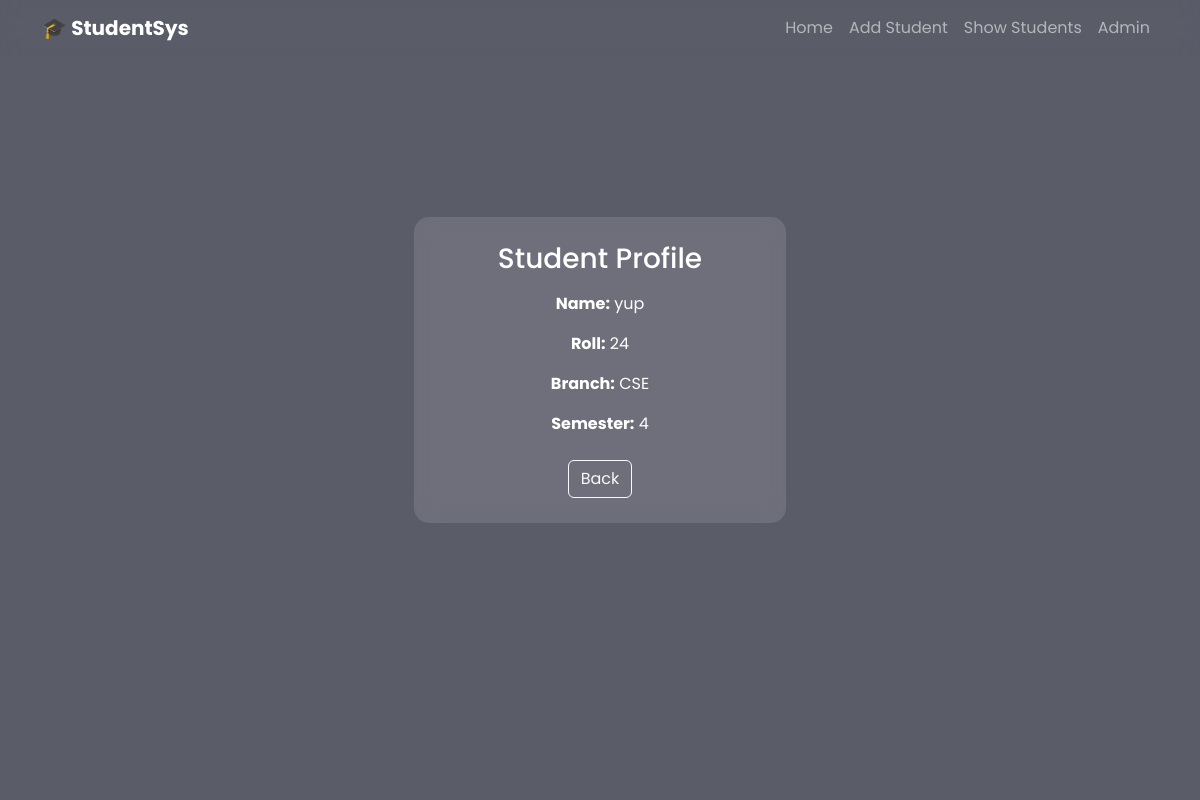
The app's page /student/3/ with its own data.
### hello/models.py (models this page shows, shortened)
class Student(models.Model):
    name = models.CharField(max_length=100)
    roll_number = models.CharField(max_length=20, unique=True)
    branch = models.CharField(max_length=100)
    semester = models.IntegerField()

### hello/views.py (the view)
# urls.py: path('student/<int:id>/', student_detail, name='student_detail'),
def student_detail(request, id):
    student = get_object_or_404(Student, id=id)
    return render(request, "student_detail.html", {"student": student})

### hello/templates/student_detail.html
{% extends 'base.html' %}
{% block content %}
<div class="container d-flex justify-content-center align-items-center" style="min-height: 70vh;">
    <div class="glass col-md-4 text-center">
        <h3 class="mb-3">Student Profile</h3>
        <p><b>Name:</b> {{ student.name }}</p>
        <p><b>Roll:</b> {{ student.roll_number }}</p>
        <p><b>Branch:</b> {{ student.branch }}</p>
        <p><b>Semester:</b> {{ student.semester }}</p>
        <a href="{% url 'student_list' %}" class="btn btn-outline-light mt-2">Back</a>
    </div>
</div>
{% endblock %}

### hello/templates/base.html (style rules this page uses)
* { box-sizing: border-box; }
html, body { height: 100%; margin: 0; font-family: 'Poppins', sans-serif; color: white; }
.glass { background: rgba(255, 255, 255, 0.12); backdrop-filter: blur(12px); border-radius: 15px; padding: 25px; }

### records on screen
Student: name "yup", roll_number "24", branch "CSE", semester "4"
